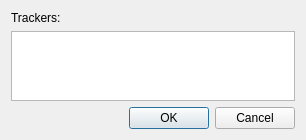
<?xml version="1.0" encoding="UTF-8"?>
<ui version="4.0">
 <author>Nikita Nemkin</author>
 <class>AddTrackersDialog</class>
 <widget class="QDialog" name="AddTrackersDialog">
  <property name="geometry">
   <rect>
    <x>0</x>
    <y>0</y>
    <width>306</width>
    <height>137</height>
   </rect>
  </property>
  <property name="windowTitle">
   <string>Add Trackers</string>
  </property>
  <layout class="QVBoxLayout" name="verticalLayout">
   <item>
    <widget class="QLabel" name="label">
     <property name="text">
      <string>Trackers:</string>
     </property>
    </widget>
   </item>
   <item>
    <widget class="QTextEdit" name="text_trackers">
     <property name="tabChangesFocus">
      <bool>true</bool>
     </property>
     <property name="lineWrapMode">
      <enum>QTextEdit::NoWrap</enum>
     </property>
     <property name="acceptRichText">
      <bool>false</bool>
     </property>
    </widget>
   </item>
   <item>
    <widget class="QDialogButtonBox" name="button_box">
     <property name="orientation">
      <enum>Qt::Horizontal</enum>
     </property>
     <property name="standardButtons">
      <set>QDialogButtonBox::Cancel|QDialogButtonBox::Ok</set>
     </property>
    </widget>
   </item>
  </layout>
 </widget>
 <resources/>
 <connections>
  <connection>
   <sender>button_box</sender>
   <signal>accepted()</signal>
   <receiver>AddTrackersDialog</receiver>
   <slot>accept()</slot>
   <hints>
    <hint type="sourcelabel">
     <x>257</x>
     <y>240</y>
    </hint>
    <hint type="destinationlabel">
     <x>157</x>
     <y>274</y>
    </hint>
   </hints>
  </connection>
  <connection>
   <sender>button_box</sender>
   <signal>rejected()</signal>
   <receiver>AddTrackersDialog</receiver>
   <slot>reject()</slot>
   <hints>
    <hint type="sourcelabel">
     <x>319</x>
     <y>240</y>
    </hint>
    <hint type="destinationlabel">
     <x>286</x>
     <y>274</y>
    </hint>
   </hints>
  </connection>
 </connections>
</ui>
